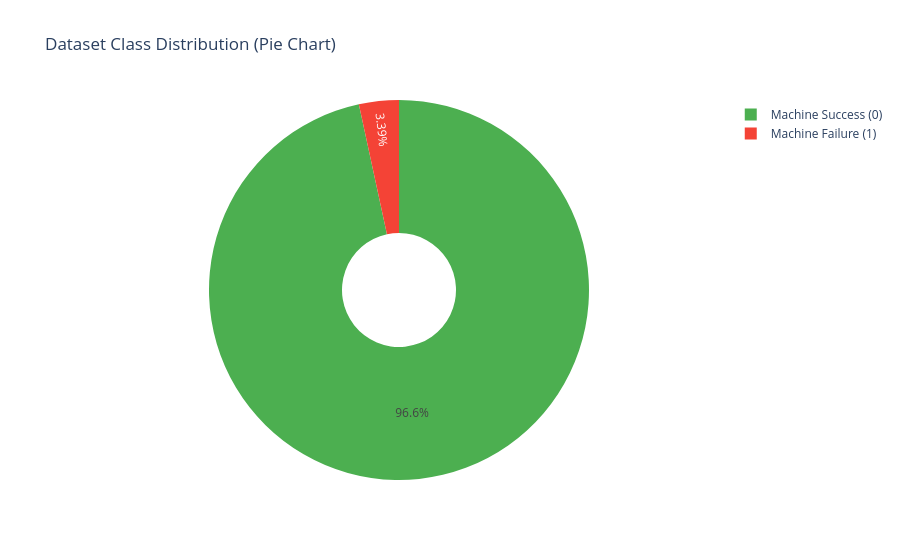
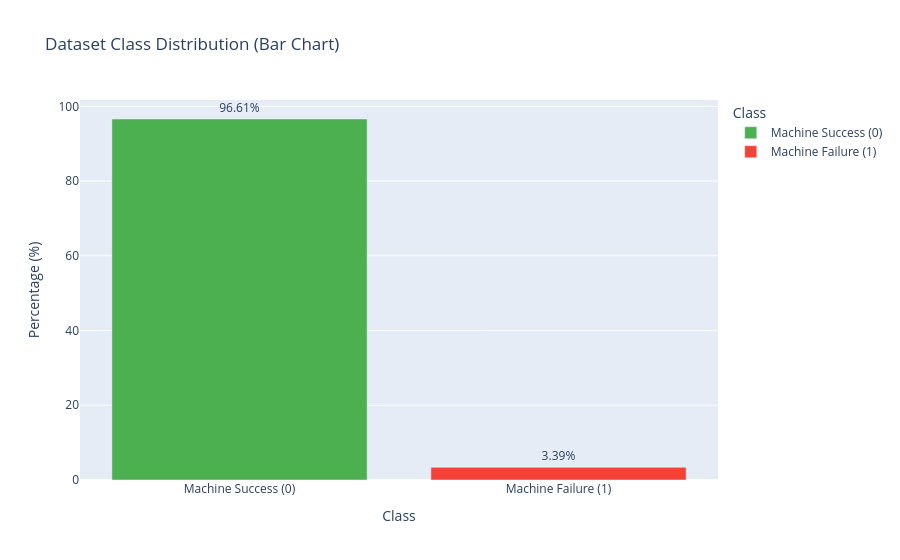

Here is the notebook cell these charts were saved with, in order:
### Markdown cell above
### 📊 KNN Classifier Report — Predictive Maintenance Project

#### 🔹 Dataset Class Distribution

- **Machine Success (0):** ~96.61% of samples  
- **Machine Failure (1):** ~3.39% of samples  

⚠️ This heavy imbalance means the dataset is **dominated by non-failures**, which can **skew metrics like accuracy**.  
A model could predict "success" for nearly every case and still achieve ~96% accuracy while missing most actual failures.

### Code cell
### Class Distribution Visualisations of the predictions


import plotly.express as px
import pandas as pd

# Data for class distribution
data = pd.DataFrame({
    "Class": ["Machine Success (0)", "Machine Failure (1)"],
    "Percentage": [96.61, 3.39]
})

# Pie chart with Plotly
fig_pie = px.pie(
    data,
    names="Class",
    values="Percentage",
    title="Dataset Class Distribution (Pie Chart)",
    color="Class",
    color_discrete_map={"Machine Success (0)": "#4CAF50", "Machine Failure (1)": "#F44336"},
    hole=0.3
)
fig_pie.show()

# Bar chart with Plotly
fig_bar = px.bar(
    data,
    x="Class",
    y="Percentage",
    title="Dataset Class Distribution (Bar Chart)",
    color="Class",
    color_discrete_map={"Machine Success (0)": "#4CAF50", "Machine Failure (1)": "#F44336"},
    text="Percentage"
)
fig_bar.update_traces(texttemplate='%{text:.2f}%', textposition='outside')
fig_bar.update_layout(yaxis_title="Percentage (%)")
fig_bar.show()

### Figure 1 — Plotly figure (JSON) as saved in the notebook; plotly's stock layout.template omitted (floating-point values rounded to 4 significant figures)
{"data": [{"customdata": [["Machine Success (0)"], ["Machine Failure (1)"]], "domain": {"x": [0, 1], "y": [0, 1]}, "hole": 0.3, "hovertemplate": "Class=%{customdata[0]}<br>Percentage=%{value}<extra></extra>", "labels": ["Machine Success (0)", "Machine Failure (1)"], "legendgroup": "", "marker": {"colors": ["#4CAF50", "#F44336"]}, "name": "", "showlegend": true, "type": "pie", "values": [96.61, 3.39]}], "layout": {"legend": {"tracegroupgap": 0}, "title": {"text": "Dataset Class Distribution (Pie Chart)"}}}

### Figure 2 — Plotly figure (JSON) as saved in the notebook; plotly's stock layout.template omitted (floating-point values rounded to 4 significant figures)
{"data": [{"alignmentgroup": "True", "hovertemplate": "Class=%{x}<br>Percentage=%{text}<extra></extra>", "legendgroup": "Machine Success (0)", "marker": {"color": "#4CAF50", "pattern": {"shape": ""}}, "name": "Machine Success (0)", "offsetgroup": "Machine Success (0)", "orientation": "v", "showlegend": true, "text": [96.61], "textposition": "outside", "texttemplate": "%{text:.2f}%", "type": "bar", "x": ["Machine Success (0)"], "xaxis": "x", "y": [96.61], "yaxis": "y"}, {"alignmentgroup": "True", "hovertemplate": "Class=%{x}<br>Percentage=%{text}<extra></extra>", "legendgroup": "Machine Failure (1)", "marker": {"color": "#F44336", "pattern": {"shape": ""}}, "name": "Machine Failure (1)", "offsetgroup": "Machine Failure (1)", "orientation": "v", "showlegend": true, "text": [3.39], "textposition": "outside", "texttemplate": "%{text:.2f}%", "type": "bar", "x": ["Machine Failure (1)"], "xaxis": "x", "y": [3.39], "yaxis": "y"}], "layout": {"barmode": "relative", "legend": {"title": {"text": "Class"}, "tracegroupgap": 0}, "title": {"text": "Dataset Class Distribution (Bar Chart)"}, "xaxis": {"anchor": "y", "categoryarray": ["Machine Success (0)", "Machine Failure (1)"], "categoryorder": "array", "domain": [0, 1], "title": {"text": "Class"}}, "yaxis": {"anchor": "x", "domain": [0, 1], "title": {"text": "Percentage (%)"}}}}
